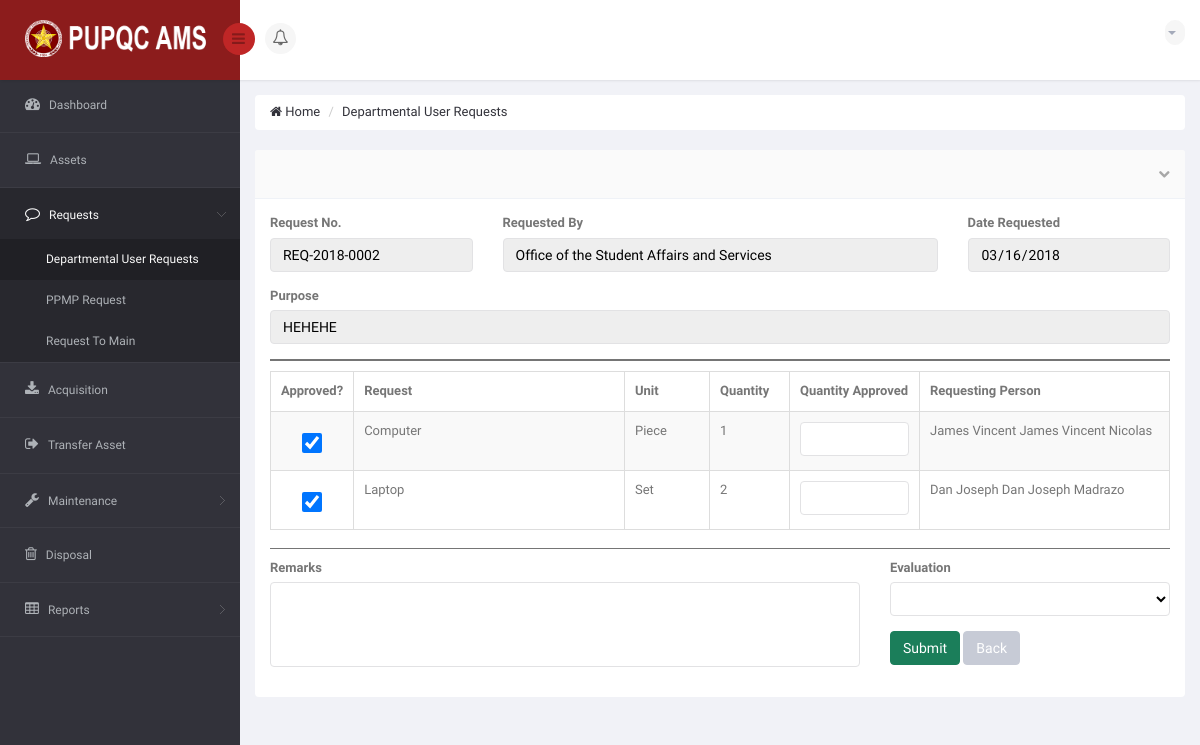
The app's page /DIR/PropertyOfficer/POViewRequestFromDU.php?viewrequests=2 (signed in), older data.
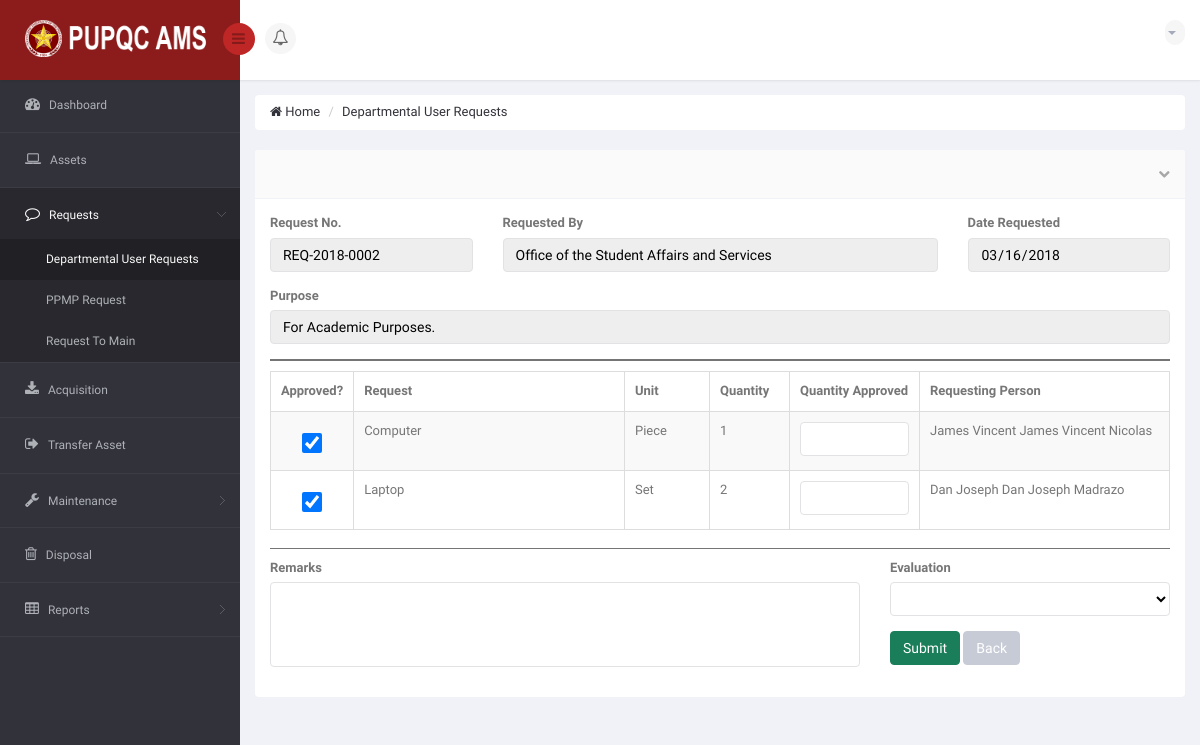
The same page, newer data.
### tables this page shows
CREATE TABLE `ams_t_user_request_summary` (
  `URS_ID` int(11) NOT NULL,
  `URS_NO` varchar(15) NOT NULL,
  `URS_REQUEST_DATE` date NOT NULL,
  `URS_PURPOSE` varchar(350) NOT NULL,
  `URS_STATUS_TO_PO` varchar(25) NOT NULL DEFAULT 'Pending',
  `URS_APPROVED_DATE` date DEFAULT NULL,
  `URS_REJECT_DATE` date DEFAULT NULL,
  `URS_REMARKS` varchar(350) DEFAULT NULL,
  `URS_VIEW_BY_USER` int(11) NOT NULL DEFAULT '0',
  `URS_VIEW_BY_PO` int(11) NOT NULL DEFAULT '0',
  `URS_VIEW_BY_USER_MAIN` int(11) NOT NULL DEFAULT '0'
);

CREATE TABLE `ams_r_office` (
  `O_ID` int(11) NOT NULL,
  `O_CODE` varchar(50) NOT NULL,
  `O_NAME` varchar(120) NOT NULL,
  `C_ID` int(11) NOT NULL
);

### DIR/PropertyOfficer/POViewRequestFromDU.php (the view, shortened to what the changed rows need)
<?php
    if (isset($_GET['viewrequests']))
    {
        $ids = $_GET['viewrequests'];
    }
?>
<!DOCTYPE html>
<html lang="en">
<head>
    <link href="../../bs3/css/bootstrap.min.css" rel="stylesheet">
    <link href="../../css/bootstrap-reset.css" rel="stylesheet">
    <link href="../../font-awesome/css/font-awesome.css" rel="stylesheet" />
    <link href="../../js/advanced-datatable/css/demo_page.css" rel="stylesheet" />
    <link href="../../js/advanced-datatable/css/demo_table.css" rel="stylesheet" />
    <link rel="stylesheet" href="../../js/data-tables/DT_bootstrap.css" />
    <link href="../../css/style.css" rel="stylesheet">
    <link href="../../css/style-responsive.css" rel="stylesheet" />
    <link href="../../js/iCheck/skins/minimal/minimal.css" rel="stylesheet">
    <link href="../../js/iCheck/skins/minimal/red.css" rel="stylesheet">
    <link href="../../js/iCheck/skins/minimal/green.css" rel="stylesheet">
    <link href="../../js/iCheck/skins/minimal/blue.css" rel="stylesheet">
    <link href="../../js/iCheck/skins/minimal/yellow.css" rel="stylesheet">
    <link href="../../js/iCheck/skins/minimal/purple.css" rel="stylesheet">
    <link href="../../js/iCheck/skins/square/square.css" rel="stylesheet">
    <link href="../../js/iCheck/skins/square/red.css" rel="stylesheet">
    <link href="../../js/iCheck/skins/square/green.css" rel="stylesheet">
    <link href="../../js/iCheck/skins/square/blue.css" rel="stylesheet">
    <link href="../../js/iCheck/skins/square/yellow.css" rel="stylesheet">
    <link href="../../js/iCheck/skins/square/purple.css" rel="stylesheet">
    <link href="../../js/iCheck/skins/flat/grey.css" rel="stylesheet">
    <link href="../../js/iCheck/skins/flat/red.css" rel="stylesheet">
    <link href="../../js/iCheck/skins/flat/green.css" rel="stylesheet">
    <link href="../../js/iCheck/skins/flat/blue.css" rel="stylesheet">
    <link href="../../js/iCheck/skins/flat/yellow.css" rel="stylesheet">
    <link href="../../js/iCheck/skins/flat/purple.css" rel="stylesheet">
    <link rel="stylesheet" type="text/css" href="../../js/select2/select2.css" />
    <link rel="stylesheet" type="text/css" href="../../js/bootstrap-daterangepicker/daterangepicker-bs3.css" />
    <link rel="stylesheet" type="text/css" href="../../js/bootstrap-datetimepicker/css/datetimepicker.css" />
    <link rel="stylesheet" type="text/css" href="../../js/bootstrap-datepicker/css/datepicker.css" />
    <link href="../../js/plugins/sweetalert/sweetalert.css" type="text/css" rel="stylesheet" media="screen,projection">
</head>
<body>
<section id="container" >
                <?php
                    include('../Connection/db.php');
                  ?>
    <section id="main-content">
        <section class="wrapper">
            <div class="row">
                <div class="col-sm-12">
                    <section class="panel">
                        <?php
                            $sql = "SELECT * FROM `ams_t_user_request_summary` AS URS INNER JOIN `ams_t_user_request` AS UR ON UR.URS_ID = URS.URS_ID INNER JOIN `ams_r_employee_profile` AS EP ON UR.EP_ID = EP.EP_ID INNER JOIN `ams_r_office` AS O ON EP.O_ID = O.O_ID WHERE URS.URS_ID = $ids GROUP BY URS.URS_ID";
                            $result = mysqli_query($connection, $sql) or die("Bad Query: $sql");
                            while($row = mysqli_fetch_assoc($result))
                            {
                              $urspurpose = $row['URS_PURPOSE'];
                              $ursno = $row['URS_NO'];
                              $ursdatereq = $row['URS_REQUEST_DATE'];
                              $ursreqby = $row['O_NAME'];
                        ?>
                        <div class="panel-body">
                            <div class="row group">
                                <div class="col-md-3">
                                    <div class="form-group">
                                        <label>Request No.</label>
                                        <input type="text" value="<?php echo $ursno; ?>" class="form-control" style="color: black;" disabled  />
                                    </div>
                                </div>
                                <div class="col-md-6">
                                    <div class="form-group">
                                        <label>Requested By</label>
                                        <input type="text" value="<?php echo $ursreqby; ?>" class="form-control" style="color: black;" disabled  />
                                    </div>
                                </div>
                                <div class="col-md-3">
                                    <div class="form-group">
                                        <label>Date Requested</label>
                                        <input type="Date" value="<?php echo $ursdatereq; ?>" class="form-control" style="color: black;" disabled />
                                    </div>
                                </div>
                                <div class="col-md-12">
                                    <div class="form-group">
                                        <label>Purpose</label>
                                        <input type="text" value="<?php echo $urspurpose; ?>" class="form-control" style="color: black;" disabled />
                                    </div>
                                </div>
                        <?php
                            }
                        ?>
                                <div class="col-md-12">
                                    <div class="adv-table">
                                        <table  class="display table table-bordered table-striped" id=" ">
                                            <thead>
                                                <tr>
                                                    <th style="width: 55px;">Approved?</th>
                                                    <th>Request</th>
                                                    <th style="width: 85px;">Unit</th>
                                                    <th style="width: 80px;">Quantity</th>
                                                    <th style="width: 130px;">Quantity Approved</th>
                                                    <th style="width: 250px;">Requesting Person</th>
                                                </tr>
                                            </thead>
                                        </table>
                                    </div>
                                </div>
                            </div>
                        </div>
                    </section>
                </div>
            </div>
        </section>
    </section>
</section>
</body>
</html>

Row changes from the older to the newer data that the page shows:
changed ams_t_user_request_summary "Office of the Student Affairs and Services": URS_PURPOSE "HEHEHE" → "For Academic Purposes."
